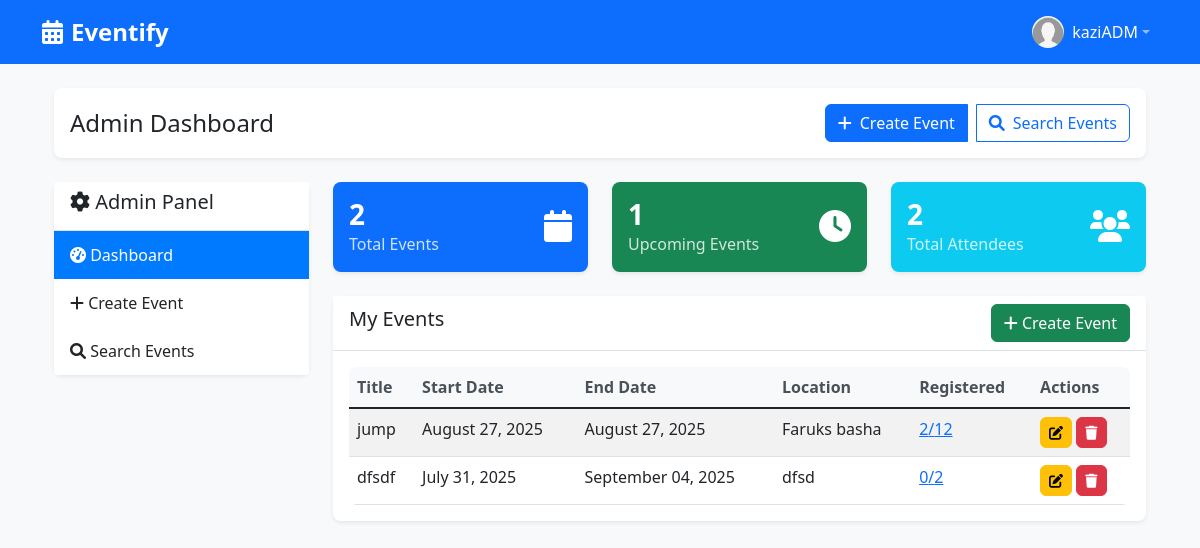
Screenshot of /admin/dashboard (signed in) with the database file from the repository.
### models/user.py (models this page shows, shortened)
class User(UserMixin, db.Model):
    __tablename__ = 'users'
    id = db.Column(db.Integer, primary_key=True)
    username = db.Column(db.String(80), unique=True, nullable=False)
    email = db.Column(db.String(120), unique=True, nullable=False)
    password_hash = db.Column(db.String(128), nullable=False)
    role = db.Column(db.String(20), nullable=False, default='student')  # 'student' or 'admin'
    created_at = db.Column(db.DateTime, default=datetime.utcnow)
    registered_events = db.relationship('Event', secondary='event_registrations', back_populates='registered_users')
    created_events = db.relationship('Event', foreign_keys='Event.creator_id', back_populates='creator')
    def is_admin(self):
        return self.role == 'admin'
    def is_student(self):
        return self.role == 'student'

### models/event.py (models this page shows, shortened)
class Event(db.Model):
    __tablename__ = 'events'
    id = db.Column(db.Integer, primary_key=True)
    title = db.Column(db.String(200), nullable=False)
    description = db.Column(db.Text, nullable=False)
    start_date = db.Column(db.Date, nullable=False)
    start_time = db.Column(db.Time, nullable=False)
    end_date = db.Column(db.Date, nullable=False)
    end_time = db.Column(db.Time, nullable=False)
    location = db.Column(db.String(200), nullable=False)
    category = db.Column(db.String(100), nullable=False)
    max_capacity = db.Column(db.Integer, default=100)
    creator_id = db.Column(db.Integer, db.ForeignKey('users.id'), nullable=False)
    created_at = db.Column(db.DateTime, default=datetime.utcnow)
    updated_at = db.Column(db.DateTime, default=datetime.utcnow, onupdate=datetime.utcnow)
    creator = db.relationship('User', foreign_keys=[creator_id], back_populates='created_events')
    registered_users = db.relationship('User', secondary=event_registrations, back_populates='registered_events')
    @property
    def registration_count(self):
        return len(self.registered_users)

### views/admin.py (the view)
@admin_bp.route('/dashboard')
def dashboard():
    events = AdminViewModel.get_admin_events(current_user)
    stats = AdminViewModel.get_admin_stats(current_user)
    return render_template('admin/dashboard.html', events=events, stats=stats)

### viewmodels/admin_viewmodel.py (called while the page is built)
    @staticmethod
    def get_admin_events(admin_user):
        return Event.query.filter_by(creator=admin_user).order_by(Event.start_date.desc()).all()

    @staticmethod
    def get_admin_stats(admin_user):
        events = Event.query.filter_by(creator=admin_user).all()
        total_events = len(events)
        upcoming_events = [e for e in events if e.start_date >= date.today()]
        total_upcoming = len(upcoming_events)
        total_attendees = sum(e.registration_count for e in events)
        return {
            'total_events': total_events,
            'upcoming_events': total_upcoming,
            'total_attendees': total_attendees
        }

### views/admin.py (called while the page is built)
@admin_bp.before_request
@login_required
def require_admin():
    if not current_user.is_admin():
        flash('Access denied. Admins only.', 'error')
        return redirect(url_for('student.dashboard'))

### templates/admin/dashboard.html (shortened to what this page needs)
{% extends "base.html" %}
{% block extra_css %}
<link href="{{ url_for('static', filename='css/admin.css') }}" rel="stylesheet">
{% endblock %}
{% block content %}
<div class="container mt-4">
    <div class="row mb-4">
        <div class="col-md-12">
            <div class="card">
                <div class="card-body">
                    <div class="d-flex justify-content-between align-items-center">
                        <h4 class="mb-0">Admin Dashboard</h4>
                        <div class="btn-group">
                            <a href="{{ url_for('admin.create_event') }}" class="btn btn-primary">
                                <i class="fas fa-plus me-2"></i>Create Event
                            </a>
                            <a href="{{ url_for('admin.search_events') }}" class="btn btn-outline-primary ms-2">
                                <i class="fas fa-search me-2"></i>Search Events
                            </a>
                        </div>
                    </div>
                </div>
            </div>
        </div>
    </div>
    <div class="row">
        <div class="col-md-3">
            <div class="card">
                <div class="card-header">
                    <h5><i class="fas fa-cog"></i> Admin Panel</h5>
                </div>
                <div class="list-group list-group-flush">
                    <a href="{{ url_for('admin.dashboard') }}" class="list-group-item list-group-item-action active">
                        <i class="fas fa-tachometer-alt"></i> Dashboard
                    </a>
                    <a href="{{ url_for('admin.create_event') }}" class="list-group-item list-group-item-action">
                        <i class="fas fa-plus"></i> Create Event
                    </a>
                    <a href="{{ url_for('admin.search_events') }}" class="list-group-item list-group-item-action">
                        <i class="fas fa-search"></i> Search Events
                    </a>
                </div>
            </div>
        </div>
        <div class="col-md-9">
            <div class="row mb-4">
                <div class="col-md-4">
                    <div class="card bg-primary text-white">
                        <div class="card-body">
                            <div class="d-flex justify-content-between">
                                <div>
                                    <h3>{{ stats.total_events }}</h3>
                                    <p>Total Events</p>
                                </div>
                                <div class="align-self-center">
                                    <i class="fas fa-calendar fa-2x"></i>
                                </div>
                            </div>
                        </div>
                    </div>
                </div>
                <div class="col-md-4">
                    <div class="card bg-success text-white">
                        <div class="card-body">
                            <div class="d-flex justify-content-between">
                                <div>
                                    <h3>{{ stats.upcoming_events }}</h3>
                                    <p>Upcoming Events</p>
                                </div>
                                <div class="align-self-center">
                                    <i class="fas fa-clock fa-2x"></i>
                                </div>
                            </div>
                        </div>
                    </div>
                </div>
                <div class="col-md-4">
                    <div class="card bg-info text-white">
                        <div class="card-body">
                            <div class="d-flex justify-content-between">
                                <div>
                                    <h3>{{ stats.total_attendees }}</h3>
                                    <p>Total Attendees</p>
                                </div>
                                <div class="align-self-center">
                                    <i class="fas fa-users fa-2x"></i>
                                </div>
                            </div>
                        </div>
                    </div>
                </div>
            </div>
            <div class="card">
                <div class="card-header d-flex justify-content-between align-items-center">
                    <h5>My Events</h5>
                    <a href="{{ url_for('admin.create_event') }}" class="btn btn-success">
                        <i class="fas fa-plus"></i> Create Event
                    </a>
                </div>
                <div class="card-body">
                    {% if events %}
                        <div class="table-responsive">
                            <table class="table table-striped">
                                <thead>
                                    <tr>
                                        <th>Title</th>
                                        <th>Start Date</th>
                                    <th>End Date</th>
                                        <th>Location</th>
                                        <th>Registered</th>
                                        <th>Actions</th>
                                    </tr>
                                </thead>
                                <tbody>
                                    {% for event in events %}
                                    <tr>
                                        <td>{{ event.title }}</td>
                                        <td>{{ event.start_date.strftime('%B %d, %Y') }}</td>
                                    <td>{{ event.end_date.strftime('%B %d, %Y') }}</td>
                                        <td>{{ event.location }}</td>
                                        <td>
                                            <a href="{{ url_for('admin.event_attendees', event_id=event.id) }}">
                                                {{ event.registration_count }}/{{ event.max_capacity }}
                                            </a>
                                        </td>
                                        <td>
                                            <a href="{{ url_for('admin.edit_event', event_id=event.id) }}" class="btn btn-sm btn-warning">
                                                <i class="fas fa-edit"></i>
                                            </a>
                                            <form method="POST" action="{{ url_for('admin.delete_event', event_id=event.id) }}" class="d-inline" onsubmit="return confirm('Are you sure you want to delete this event?')">
                                                <button type="submit" class="btn btn-sm btn-danger">
                                                    <i class="fas fa-trash"></i>
                                                </button>
                                            </form>
                                        </td>
                                    </tr>
                                    {% endfor %}
                                </tbody>
                            </table>
                        </div>
                    {% else %}
                        <div class="text-center">
                            <p class="text-muted">No events created yet.</p>
                            <a href="{{ url_for('admin.create_event') }}" class="btn btn-primary">Create Your First Event</a>
                        </div>
                    {% endif %}
                </div>
            </div>
        </div>
    </div>
</div>
{% endblock %}

### templates/base.html (shortened to what this page needs)
<!DOCTYPE html>
<html lang="en">
<head>
    <link href="https://cdn.jsdelivr.net/npm/bootstrap@5.1.3/dist/css/bootstrap.min.css" rel="stylesheet">
    <link href="https://cdnjs.cloudflare.com/ajax/libs/font-awesome/6.0.0/css/all.min.css" rel="stylesheet">
    <link href="{{ url_for('static', filename='css/base.css') }}" rel="stylesheet">
    {% block extra_css %}{% endblock %}
</head>
<body>
    <nav class="navbar navbar-expand-lg navbar-dark bg-primary">
        <div class="container">
            <a class="navbar-brand" href="{{ url_for('index') }}">
                <i class="fas fa-calendar-alt me-2"></i>Eventify
            </a>
            {% if current_user.is_authenticated %}
            <ul class="navbar-nav ms-auto">
                <li class="nav-item dropdown">
                    <a class="nav-link dropdown-toggle d-flex align-items-center" href="#" id="userDropdown" role="button" data-bs-toggle="dropdown" aria-expanded="false">
                        <div class="d-flex align-items-center">
                            <img src="{{ current_user.profile_image_url or url_for('static', filename='img/default_profile.png') }}"
                                alt="Profile" class="rounded-circle me-2" width="32" height="32">
                            <span class="text-white">{{ current_user.username }}</span>
                        </div>
                    </a>
                </li>
            </ul>
            {% endif %}
        </div>
    </nav>
    <main class="container mt-4">
        {% block content %}{% endblock %}
    </main>
</body>
</html>

### static/css/base.css (style rules this page uses)
body { background-color: #f8f9fa; font-family: 'Segoe UI', Tahoma, Geneva, Verdana, sans-serif; }
.navbar-brand { font-weight: bold; font-size: 1.5rem; }
.card { border: none; box-shadow: 0 0.125rem 0.25rem rgba(0, 0, 0, 0.075); border-radius: 0.5rem; }
.card-header { background-color: #fff; border-bottom: 1px solid #dee2e6; font-weight: 600; }
.btn { border-radius: 0.375rem; font-weight: 500; }
.table { margin-bottom: 0; }
.table th { border-top: none; font-weight: 600; color: #495057; }
.list-group-item { border: none; padding: 0.75rem 1rem; }
.list-group-item.active { background-color: #007bff; border-color: #007bff; }

### static/css/admin.css (style rules this page uses)
.card.bg-primary, .card.bg-success, .card.bg-info { border: none; }
.card.bg-primary .card-body h3, .card.bg-success .card-body h3, .card.bg-info .card-body h3 { font-weight: bold; margin-bottom: 0; }
.card.bg-primary .card-body p, .card.bg-success .card-body p, .card.bg-info .card-body p { margin-bottom: 0; opacity: 0.8; }
.table th { background-color: #f8f9fa; }
.btn-sm { padding: 0.25rem 0.5rem; font-size: 0.875rem; }
.table-responsive { border-radius: 0.5rem; }

### rows the page displays
User: username "kaziADM"
Event: title "jump", start_date "August 27, 2025", end_date "August 27, 2025", location "Faruks basha", registration_count "2", max_capacity "12"
Event: title "dfsdf", start_date "July 31, 2025", end_date "September 04, 2025", location "dfsd", registration_count "0", max_capacity "2"

### other values shown
{{ stats.total_events }} "2"
{{ stats.upcoming_events }} "1"
{{ stats.total_attendees }} "2"
